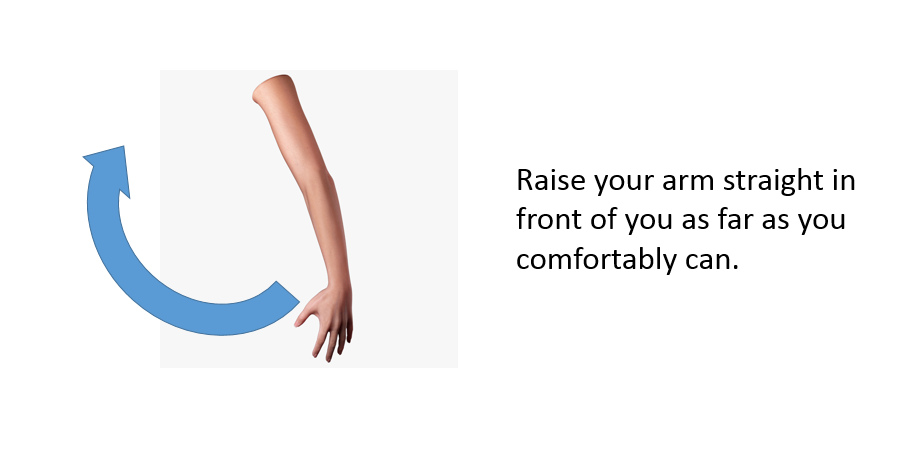
#> input picture Unimplemented GUI Proto/1.png, 913 x 470 px
$ python Unimplemented.GUI.Proto.py
#> lines starting #> are read from the running program, lines starting #| are printed output that depends on the picture
from PIL import Image

image = Image.open('1.png')
#> image is the input picture: PIL image 913x470 RGBA; mean R, G, B, A 245.3, 245.6, 246.6, 255
image.show()
image.close();

image = Image.open('2.png')
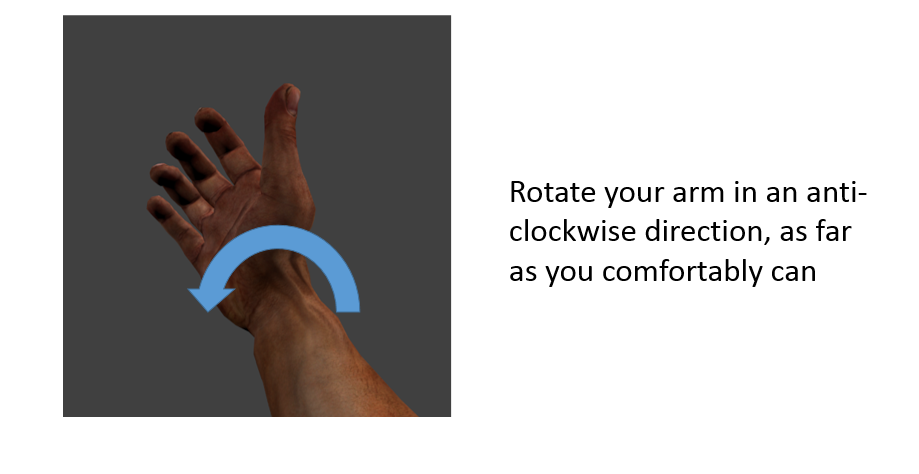
#> input picture Unimplemented GUI Proto/2.png, 919 x 474 px
#> image is the input picture: PIL image 919x474 RGBA; mean R, G, B, A 185.2, 183.4, 182.9, 255
image.show()
image.close()

image = Image.open('3.png')
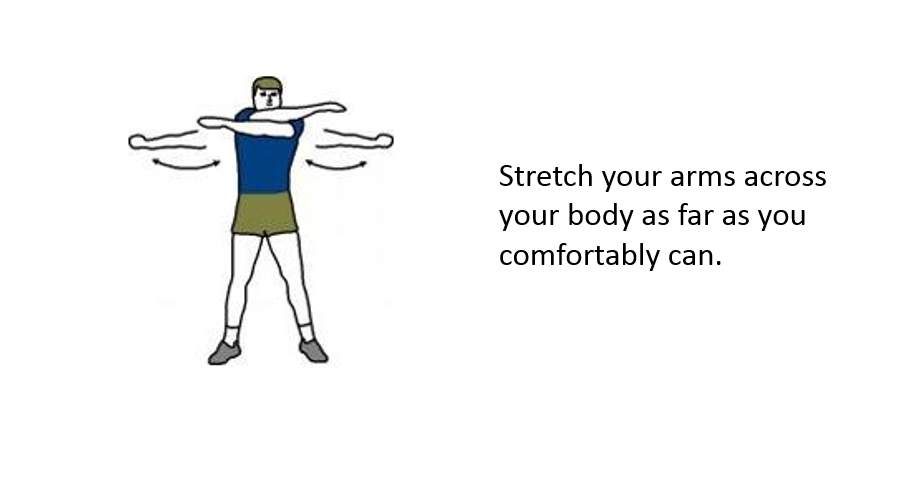
#> input picture Unimplemented GUI Proto/3.png, 906 x 492 px
#> image is the input picture: PIL image 906x492 RGBA; mean R, G, B, A 247, 247.4, 247.5, 255
image.show()
image.close()
